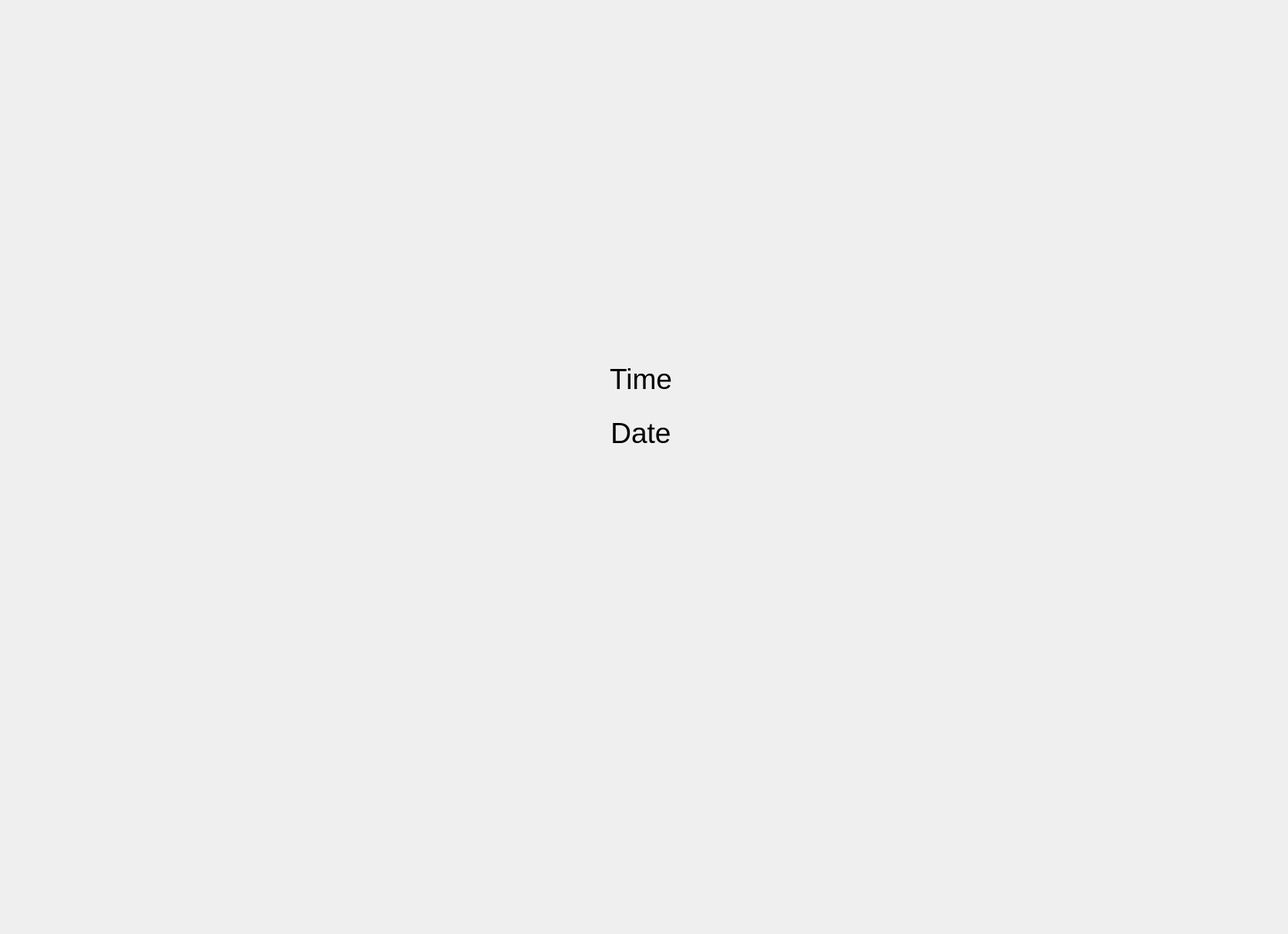
<?xml version="1.0" encoding="UTF-8"?>
<ui version="4.0">
 <class>MainWindow</class>
 <widget class="QMainWindow" name="MainWindow">
  <property name="enabled">
   <bool>true</bool>
  </property>
  <property name="geometry">
   <rect>
    <x>0</x>
    <y>0</y>
    <width>1669</width>
    <height>1210</height>
   </rect>
  </property>
  <property name="cursor">
   <cursorShape>ArrowCursor</cursorShape>
  </property>
  <property name="windowTitle">
   <string>MainWindow</string>
  </property>
  <widget class="QWidget" name="centralwidget">
   <widget class="QLabel" name="timeLabel">
    <property name="geometry">
     <rect>
      <x>620</x>
      <y>460</y>
      <width>421</width>
      <height>61</height>
     </rect>
    </property>
    <property name="font">
     <font>
      <pointsize>28</pointsize>
     </font>
    </property>
    <property name="text">
     <string>Time</string>
    </property>
    <property name="alignment">
     <set>Qt::AlignCenter</set>
    </property>
   </widget>
   <widget class="QLabel" name="label">
    <property name="geometry">
     <rect>
      <x>620</x>
      <y>530</y>
      <width>421</width>
      <height>61</height>
     </rect>
    </property>
    <property name="font">
     <font>
      <pointsize>28</pointsize>
     </font>
    </property>
    <property name="text">
     <string>Date</string>
    </property>
    <property name="alignment">
     <set>Qt::AlignCenter</set>
    </property>
   </widget>
  </widget>
 </widget>
 <resources/>
 <connections/>
</ui>
